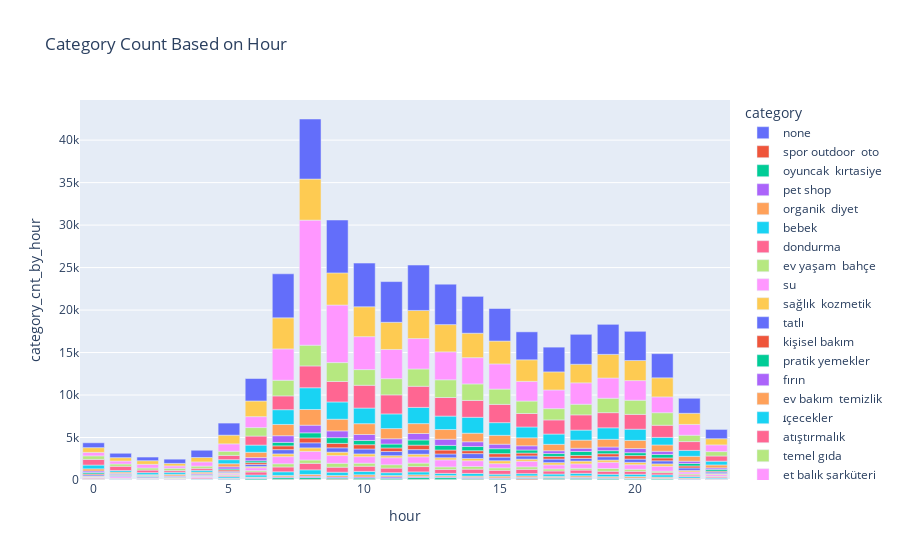

Source (notebook cell):
### Code cell
category_cnt_by_hour = pd.DataFrame({'category_cnt_by_hour': events.groupby(['hour','category'])['category'].count()})
category_cnt_by_hour = category_cnt_by_hour.sort_values("category_cnt_by_hour", ascending=True).reset_index()

fig = px.bar(category_cnt_by_hour, x="hour", y="category_cnt_by_hour", color='category', title='Category Count Based on Hour')
fig.show()

### Figure 1 — Plotly figure (JSON) as saved in the notebook; plotly's stock layout.template omitted (floating-point values rounded to 4 significant figures)
{"data": [{"alignmentgroup": "True", "hovertemplate": "category=none<br>hour=%{x}<br>category_cnt_by_hour=%{y}<extra></extra>", "legendgroup": "none", "marker": {"color": "#636efa", "pattern": {"shape": ""}}, "name": "none", "offsetgroup": "none", "orientation": "v", "showlegend": true, "textposition": "auto", "type": "bar", "x": [19, 6, 12, 21], "xaxis": "x", "y": [1, 1, 1, 3], "yaxis": "y"}, {"alignmentgroup": "True", "hovertemplate": "category=spor outdoor  oto<br>hour=%{x}<br>category_cnt_by_hour=%{y}<extra></extra>", "legendgroup": "spor outdoor  oto", "marker": {"color": "#EF553B", "pattern": {"shape": ""}}, "name": "spor outdoor  oto", "offsetgroup": "spor outdoor  oto", "orientation": "v", "showlegend": true, "textposition": "auto", "type": "bar", "x": [3, 1, 2, 4, 23, 0, 22, 5, 6, 21, 19, 11, 13, 15, 18, 10, 12, 20, 7, 14, 17, 9, 8, 16], "xaxis": "x", "y": [1, 1, 2, 8, 19, 23, 31, 33, 35, 41, 50, 51, 52, 56, 60, 65, 67, 68, 75, 76, 77, 90, 90, 107], "yaxis": "y"}, {"alignmentgroup": "True", "hovertemplate": "category=oyuncak  kırtasiye<br>hour=%{x}<br>category_cnt_by_hour=%{y}<extra></extra>", "legendgroup": "oyuncak  kırtasiye", "marker": {"color": "#00cc96", "pattern": {"shape": ""}}, "name": "oyuncak  kırtasiye", "offsetgroup": "oyuncak  kırtasiye", "orientation": "v", "showlegend": true, "textposition": "auto", "type": "bar", "x": [2, 0, 3, 1, 4, 23, 22, 5, 16, 21, 15, 14, 20, 9, 6, 17, 18, 19, 11, 10, 7, 8, 12, 13], "xaxis": "x", "y": [5, 23, 23, 24, 27, 36, 53, 67, 103, 105, 108, 114, 123, 138, 139, 141, 144, 146, 154, 164, 197, 213, 217, 223], "yaxis": "y"}, {"alignmentgroup": "True", "hovertemplate": "category=pet shop<br>hour=%{x}<br>category_cnt_by_hour=%{y}<extra></extra>", "legendgroup": "pet shop", "marker": {"color": "#ab63fa", "pattern": {"shape": ""}}, "name": "pet shop", "offsetgroup": "pet shop", "orientation": "v", "showlegend": true, "textposition": "auto", "type": "bar", "x": [3, 4, 2, 1, 0, 20, 23, 22, 21, 5, 19, 17, 15, 6, 13, 7, 16, 12, 18, 9, 14, 10, 8, 11], "xaxis": "x", "y": [9, 15, 17, 26, 32, 41, 42, 55, 59, 65, 65, 85, 88, 93, 96, 102, 105, 111, 114, 122, 126, 131, 145, 166], "yaxis": "y"}, {"alignmentgroup": "True", "hovertemplate": "category=organik  diyet<br>hour=%{x}<br>category_cnt_by_hour=%{y}<extra></extra>", "legendgroup": "organik  diyet", "marker": {"color": "#FFA15A", "pattern": {"shape": ""}}, "name": "organik  diyet", "offsetgroup": "organik  diyet", "orientation": "v", "showlegend": true, "textposition": "auto", "type": "bar", "x": [3, 4, 1, 0, 23, 2, 5, 6, 22, 19, 21, 17, 14, 13, 7, 11, 16, 20, 18, 9, 15, 8, 12, 10], "xaxis": "x", "y": [18, 31, 31, 42, 43, 50, 58, 76, 98, 130, 131, 131, 143, 147, 166, 168, 169, 174, 175, 183, 207, 208, 212, 256], "yaxis": "y"}, {"alignmentgroup": "True", "hovertemplate": "category=bebek<br>hour=%{x}<br>category_cnt_by_hour=%{y}<extra></extra>", "legendgroup": "bebek", "marker": {"color": "#19d3f3", "pattern": {"shape": ""}}, "name": "bebek", "offsetgroup": "bebek", "orientation": "v", "showlegend": true, "textposition": "auto", "type": "bar", "x": [2, 1, 3, 4, 0, 23, 5, 22, 15, 6, 13, 16, 17, 20, 21, 19, 18, 14, 11, 12, 9, 10, 7, 8], "xaxis": "x", "y": [24, 27, 32, 39, 42, 104, 167, 173, 222, 244, 257, 264, 266, 269, 270, 285, 291, 313, 322, 347, 386, 397, 427, 541], "yaxis": "y"}, {"alignmentgroup": "True", "hovertemplate": "category=dondurma<br>hour=%{x}<br>category_cnt_by_hour=%{y}<extra></extra>", "legendgroup": "dondurma", "marker": {"color": "#FF6692", "pattern": {"shape": ""}}, "name": "dondurma", "offsetgroup": "dondurma", "orientation": "v", "showlegend": true, "textposition": "auto", "type": "bar", "x": [2, 1, 3, 0, 23, 5, 4, 22, 21, 19, 20, 6, 17, 18, 15, 13, 14, 16, 11, 7, 9, 10, 12, 8], "xaxis": "x", "y": [27, 41, 42, 91, 113, 119, 121, 169, 254, 349, 349, 358, 360, 385, 458, 473, 502, 509, 540, 570, 588, 609, 626, 765], "yaxis": "y"}, {"alignmentgroup": "True", "hovertemplate": "category=ev yaşam  bahçe<br>hour=%{x}<br>category_cnt_by_hour=%{y}<extra></extra>", "legendgroup": "ev yaşam  bahçe", "marker": {"color": "#B6E880", "pattern": {"shape": ""}}, "name": "ev yaşam  bahçe", "offsetgroup": "ev yaşam  bahçe", "orientation": "v", "showlegend": true, "textposition": "auto", "type": "bar", "x": [2, 3, 4, 0, 1, 23, 5, 22, 6, 21, 18, 20, 17, 16, 15, 13, 14, 19, 10, 7, 8, 11, 12, 9], "xaxis": "x", "y": [29, 30, 33, 58, 69, 94, 110, 135, 164, 177, 208, 239, 240, 288, 291, 292, 317, 329, 358, 373, 391, 393, 409, 462], "yaxis": "y"}, {"alignmentgroup": "True", "hovertemplate": "category=su<br>hour=%{x}<br>category_cnt_by_hour=%{y}<extra></extra>", "legendgroup": "su", "marker": {"color": "#FF97FF", "pattern": {"shape": ""}}, "name": "su", "offsetgroup": "su", "orientation": "v", "showlegend": true, "textposition": "auto", "type": "bar", "x": [3, 2, 0, 4, 5, 1, 23, 22, 6, 17, 15, 18, 20, 21, 16, 14, 19, 12, 10, 11, 13, 7, 9, 8], "xaxis": "x", "y": [32, 44, 64, 139, 153, 169, 200, 242, 333, 475, 492, 523, 535, 574, 660, 674, 732, 737, 766, 824, 825, 839, 906, 1018], "yaxis": "y"}, {"alignmentgroup": "True", "hovertemplate": "category=sağlık  kozmetik<br>hour=%{x}<br>category_cnt_by_hour=%{y}<extra></extra>", "legendgroup": "sağlık  kozmetik", "marker": {"color": "#FECB52", "pattern": {"shape": ""}}, "name": "sağlık  kozmetik", "offsetgroup": "sağlık  kozmetik", "orientation": "v", "showlegend": true, "textposition": "auto", "type": "bar", "x": [2, 1, 4, 3, 0, 23, 5, 6, 22, 11, 16, 13, 19, 14, 17, 20, 21, 12, 7, 10, 18, 15, 9, 8], "xaxis": "x", "y": [32, 33, 40, 56, 88, 106, 107, 140, 175, 243, 249, 257, 258, 266, 270, 274, 279, 312, 321, 322, 325, 346, 402, 412], "yaxis": "y"}, {"alignmentgroup": "True", "hovertemplate": "category=tatlı<br>hour=%{x}<br>category_cnt_by_hour=%{y}<extra></extra>", "legendgroup": "tatlı", "marker": {"color": "#636efa", "pattern": {"shape": ""}}, "name": "tatlı", "offsetgroup": "tatlı", "orientation": "v", "showlegend": true, "textposition": "auto", "type": "bar", "x": [3, 4, 1, 2, 5, 0, 23, 6, 22, 18, 21, 16, 20, 19, 17, 15, 13, 11, 7, 9, 12, 14, 10, 8], "xaxis": "x", "y": [36, 56, 99, 108, 132, 145, 174, 237, 287, 320, 364, 380, 387, 393, 416, 427, 440, 489, 503, 513, 538, 573, 579, 594], "yaxis": "y"}, {"alignmentgroup": "True", "hovertemplate": "category=kişisel bakım<br>hour=%{x}<br>category_cnt_by_hour=%{y}<extra></extra>", "legendgroup": "kişisel bakım", "marker": {"color": "#EF553B", "pattern": {"shape": ""}}, "name": "kişisel bakım", "offsetgroup": "kişisel bakım", "orientation": "v", "showlegend": true, "textposition": "auto", "type": "bar", "x": [1, 4, 3, 2, 0, 23, 5, 6, 22, 17, 16, 21, 14, 18, 19, 15, 20, 11, 7, 13, 10, 9, 12, 8], "xaxis": "x", "y": [52, 54, 56, 63, 111, 115, 165, 220, 236, 317, 337, 342, 344, 345, 353, 406, 417, 421, 446, 469, 507, 522, 527, 574], "yaxis": "y"}, {"alignmentgroup": "True", "hovertemplate": "category=pratik yemekler<br>hour=%{x}<br>category_cnt_by_hour=%{y}<extra></extra>", "legendgroup": "pratik yemekler", "marker": {"color": "#00cc96", "pattern": {"shape": ""}}, "name": "pratik yemekler", "offsetgroup": "pratik yemekler", "orientation": "v", "showlegend": true, "textposition": "auto", "type": "bar", "x": [4, 3, 2, 1, 5, 0, 23, 6, 22, 17, 20, 16, 19, 21, 7, 11, 18, 14, 10, 13, 15, 8, 12, 9], "xaxis": "x", "y": [57, 61, 67, 81, 124, 171, 211, 219, 289, 334, 336, 359, 361, 405, 407, 462, 464, 491, 499, 541, 583, 600, 608, 672], "yaxis": "y"}, {"alignmentgroup": "True", "hovertemplate": "category=fırın<br>hour=%{x}<br>category_cnt_by_hour=%{y}<extra></extra>", "legendgroup": "fırın", "marker": {"color": "#ab63fa", "pattern": {"shape": ""}}, "name": "fırın", "offsetgroup": "fırın", "orientation": "v", "showlegend": true, "textposition": "auto", "type": "bar", "x": [2, 3, 1, 4, 23, 0, 5, 22, 17, 21, 18, 6, 19, 20, 16, 15, 14, 11, 10, 13, 12, 7, 9, 8], "xaxis": "x", "y": [78, 91, 123, 128, 168, 171, 251, 269, 333, 377, 381, 384, 431, 491, 496, 530, 559, 622, 703, 723, 760, 788, 797, 901], "yaxis": "y"}, {"alignmentgroup": "True", "hovertemplate": "category=ev bakım  temizlik<br>hour=%{x}<br>category_cnt_by_hour=%{y}<extra></extra>", "legendgroup": "ev bakım  temizlik", "marker": {"color": "#FFA15A", "pattern": {"shape": ""}}, "name": "ev bakım  temizlik", "offsetgroup": "ev bakım  temizlik", "orientation": "v", "showlegend": true, "textposition": "auto", "type": "bar", "x": [2, 1, 4, 3, 0, 23, 5, 22, 6, 21, 17, 19, 16, 18, 20, 14, 15, 13, 12, 11, 10, 7, 9, 8], "xaxis": "x", "y": [84, 158, 180, 185, 253, 348, 364, 576, 621, 743, 753, 906, 942, 959, 962, 1012, 1043, 1146, 1164, 1196, 1272, 1323, 1372, 1846], "yaxis": "y"}, {"alignmentgroup": "True", "hovertemplate": "category=i̇çecekler<br>hour=%{x}<br>category_cnt_by_hour=%{y}<extra></extra>", "legendgroup": "i̇çecekler", "marker": {"color": "#19d3f3", "pattern": {"shape": ""}}, "name": "i̇çecekler", "offsetgroup": "i̇çecekler", "orientation": "v", "showlegend": true, "textposition": "auto", "type": "bar", "x": [1, 4, 3, 2, 23, 0, 5, 22, 6, 21, 18, 17, 16, 20, 19, 15, 13, 11, 7, 10, 14, 12, 9, 8], "xaxis": "x", "y": [181, 213, 238, 238, 443, 445, 480, 698, 846, 892, 1181, 1211, 1272, 1314, 1354, 1493, 1580, 1726, 1738, 1838, 1870, 1907, 2032, 2557], "yaxis": "y"}, {"alignmentgroup": "True", "hovertemplate": "category=atıştırmalık<br>hour=%{x}<br>category_cnt_by_hour=%{y}<extra></extra>", "legendgroup": "atıştırmalık", "marker": {"color": "#FF6692", "pattern": {"shape": ""}}, "name": "atıştırmalık", "offsetgroup": "atıştırmalık", "orientation": "v", "showlegend": true, "textposition": "auto", "type": "bar", "x": [3, 4, 2, 5, 1, 23, 0, 22, 6, 21, 16, 7, 17, 20, 19, 18, 14, 15, 13, 11, 9, 12, 8, 10], "xaxis": "x", "y": [197, 235, 301, 498, 501, 610, 668, 1035, 1062, 1428, 1586, 1623, 1662, 1743, 1783, 1790, 1984, 2148, 2187, 2241, 2409, 2487, 2569, 2681], "yaxis": "y"}, {"alignmentgroup": "True", "hovertemplate": "category=temel gıda<br>hour=%{x}<br>category_cnt_by_hour=%{y}<extra></extra>", "legendgroup": "temel gıda", "marker": {"color": "#B6E880", "pattern": {"shape": ""}}, "name": "temel gıda", "offsetgroup": "temel gıda", "orientation": "v", "showlegend": true, "textposition": "auto", "type": "bar", "x": [2, 4, 1, 3, 0, 5, 23, 22, 6, 18, 17, 16, 21, 20, 19, 15, 7, 10, 11, 14, 12, 13, 9, 8], "xaxis": "x", "y": [246, 259, 268, 276, 414, 491, 517, 746, 998, 1250, 1328, 1467, 1477, 1666, 1694, 1802, 1842, 1847, 1908, 1942, 2037, 2085, 2224, 2440], "yaxis": "y"}, {"alignmentgroup": "True", "hovertemplate": "category=et balık şarküteri<br>hour=%{x}<br>category_cnt_by_hour=%{y}<extra></extra>", "legendgroup": "et balık şarküteri", "marker": {"color": "#FF97FF", "pattern": {"shape": ""}}, "name": "et balık şarküteri", "offsetgroup": "et balık şarküteri", "orientation": "v", "showlegend": true, "textposition": "auto", "type": "bar", "x": [3, 1, 0, 2, 4, 23, 5, 22, 6, 21, 17, 20, 16, 19, 18, 15, 14, 13, 11, 12, 7, 10, 9, 8], "xaxis": "x", "y": [277, 351, 407, 429, 494, 789, 870, 1275, 1288, 1859, 2196, 2311, 2314, 2385, 2520, 2960, 3095, 3286, 3435, 3578, 3686, 3878, 6774, 14719], "yaxis": "y"}, {"alignmentgroup": "True", "hovertemplate": "category=kahvaltılık  süt<br>hour=%{x}<br>category_cnt_by_hour=%{y}<extra></extra>", "legendgroup": "kahvaltılık  süt", "marker": {"color": "#FECB52", "pattern": {"shape": ""}}, "name": "kahvaltılık  süt", "offsetgroup": "kahvaltılık  süt", "orientation": "v", "showlegend": true, "textposition": "auto", "type": "bar", "x": [3, 1, 2, 4, 0, 23, 5, 22, 6, 17, 18, 21, 20, 16, 15, 19, 14, 11, 13, 12, 10, 7, 9, 8], "xaxis": "x", "y": [291, 395, 427, 518, 559, 729, 1023, 1308, 1843, 2128, 2184, 2245, 2361, 2538, 2691, 2778, 2872, 3200, 3209, 3309, 3514, 3656, 3781, 4834], "yaxis": "y"}, {"alignmentgroup": "True", "hovertemplate": "category=meyve  sebze<br>hour=%{x}<br>category_cnt_by_hour=%{y}<extra></extra>", "legendgroup": "meyve  sebze", "marker": {"color": "#636efa", "pattern": {"shape": ""}}, "name": "meyve  sebze", "offsetgroup": "meyve  sebze", "orientation": "v", "showlegend": true, "textposition": "auto", "type": "bar", "x": [2, 3, 1, 0, 4, 23, 5, 22, 6, 21, 17, 16, 20, 18, 19, 15, 14, 13, 11, 10, 7, 12, 9, 8], "xaxis": "x", "y": [430, 501, 516, 572, 854, 1090, 1420, 1768, 2644, 2842, 2913, 3291, 3439, 3527, 3537, 3831, 4340, 4754, 4790, 5142, 5185, 5342, 6225, 7068], "yaxis": "y"}], "layout": {"barmode": "relative", "legend": {"title": {"text": "category"}, "tracegroupgap": 0}, "title": {"text": "Category Count Based on Hour"}, "xaxis": {"anchor": "y", "domain": [0, 1], "title": {"text": "hour"}}, "yaxis": {"anchor": "x", "domain": [0, 1], "title": {"text": "category_cnt_by_hour"}}}}
